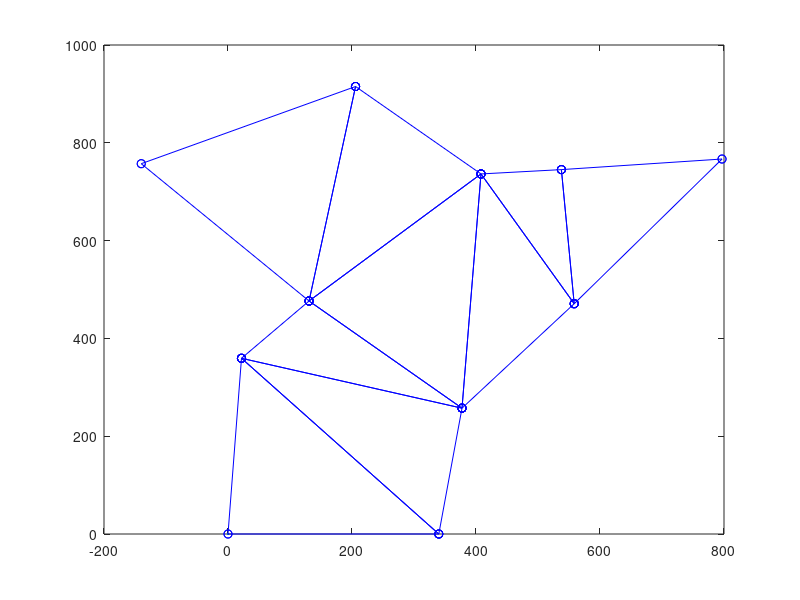

Write MATLAB code to recreate this figure.
D = [
1 2 340
2 3 480
3 1 360
3 4 370
2 4 260
4 5 330
3 5 160 # guessed
5 6 380
4 6 480
6 7 270
5 7 445
7 8 380
5 8 390
4 9 280 # 290
6 9 305
6 10 130 # 110
9 10 275
9 11 380
10 11 260
];

T = [
1 2 3
2 4 3
3 4 5
4 6 5
5 6 7
5 7 8
4 9 6
6 9 10
9 11 10
];

function [xc, yc] = tripos(xa, ya, xb, yb, dac, dbc)
  dab = norm([xb-xa; yb-ya]);
  xtmp = dab/2 + (dac^2-dbc^2)/(2*dab);
  ytmp = sqrt(dac^2 - xtmp^2);
  d = [xb-xa, yb-ya];
  d /= norm(d);
  xc = xa + xtmp*d(1) - ytmp*d(2);
  yc = ya + xtmp*d(2) + ytmp*d(1);
end

node = unique(reshape(T, [1, prod(size(T))]));
Nnodes = length(node);
Ntris = rows(T);
M = max(node);

[cii,cjj]=find(sparse(D(:,1), D(:,2), ones(1,rows(D)), M, M) + sparse(D(:,2), D(:,1), ones(1,rows(D)), M, M)==2);
if length(cii) > 0
  for ii=1:length(cii)
    printf("(E) duplicate %i %i\n", cii(ii), cjj(ii));
  end
  error('Specify each length exactly once');
end

d = sparse(D(:,1), D(:,2), D(:,3), M, M) + sparse(D(:,2), D(:,1), D(:,3), M, M);
processed = zeros(1, Ntris);
positioned = 0 * node;
x = zeros(1, Nnodes);
y = zeros(1, Nnodes);

Atot = 0;
for t=1:Ntris
  a = d(node(T(t,1)), node(T(t,2)))+0;
  b = d(node(T(t,2)), node(T(t,3)))+0;
  c = d(node(T(t,3)), node(T(t,1)))+0;
  if a + b < c || a + c < b || b + c < a
    printf("(E) triangle %i does not fulfill triangle inequality\n", t);
    disp(T(t,:));
  end
  s = (a+b+c)/2;
  Atot += sqrt(s*(s-a)*(s-b)*(s-c));
end
Atot

% position first node on (0,0)
x(node(1)) = 0;
y(node(1)) = 0;
positioned(node(1)) = 1;

% position second node on (X,0)
x(node(2)) = d(node(1), node(2));
y(node(2)) = 0;
positioned(node(2)) = 1;

while sum(positioned) != Nnodes
  new_position = 0;
  for t=1:Ntris
    if processed(t) == 1
      continue
    end
    p = [positioned(T(t,1)), positioned(T(t,2)), positioned(T(t,3))];
    s = sum(p);
    if s == 3
      printf("(W) indirecly already positioned all nodes of triangle %i\n", t);
      disp(T(t,:));
      processed(t) = 1;
      continue
    end
    if s == 2
      np = -1;
      if p(1) == 0
        np = 1; ia = 2; ib = 3;
      elseif p(2) == 0
        np = 2; ia = 3; ib = 1;
      else
        np = 3; ia = 1; ib = 2;
      end
      na = node(T(t,ia));
      nb = node(T(t,ib));
      nn = node(T(t,np));
      [nx, ny] = tripos(x(na), y(na), x(nb), y(nb), d(na, nn), d(nb, nn));
      x(nn) = nx;
      y(nn) = ny;
      positioned(nn) = 1;
      processed(t) = 1;
      new_position = 1;
      break
    end
  end
  if new_position == 0
    disp("(E) Could not position anything else");
    break
  end
end

for ii=1:rows(D)
  printf("dist from %i to %i: expected %f, actual %f\n", D(ii,1), D(ii,2), D(ii,3), norm([x(D(ii,1))-x(D(ii,2)); y(D(ii,1))-y(D(ii,2))]));
end

figure(1); plot([0], [0], '.'); hold on
for t=1:Ntris
  plot([x(node(T(t,1))), x(node(T(t,2)))], [y(node(T(t,1))), y(node(T(t,2)))], 'bo-');
  plot([x(node(T(t,1))), x(node(T(t,3)))], [y(node(T(t,1))), y(node(T(t,3)))], 'bo-');
  plot([x(node(T(t,2))), x(node(T(t,3)))], [y(node(T(t,2))), y(node(T(t,3)))], 'bo-');
end
hold off
